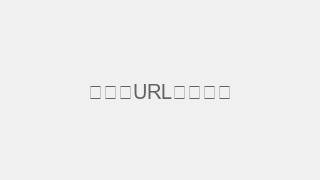

Python code for this plot:
"""
創建預設縮圖圖片
"""
from PIL import Image, ImageDraw, ImageFont
import os
import sys

def create_default_thumbnail():
    """創建一個預設的縮圖圖片，顯示 YouTube 標誌和提示文字"""
    # 圖片尺寸
    width, height = 320, 180
    
    # 創建一個灰色背景的圖片
    img = Image.new('RGB', (width, height), color=(240, 240, 240))
    draw = ImageDraw.Draw(img)
    
    # 繪製文字
    text = "顯示該URL影片縮圖"
    
    # 嘗試加載字體（如果失敗則使用默認字體）
    try:
        # 注意：這裡我們使用相對路徑，實際使用時可能需要調整
        font = ImageFont.truetype("arial.ttf", 20)
    except IOError:
        font = ImageFont.load_default()
    
    # 獲取文字尺寸
    text_width, text_height = draw.textbbox((0, 0), text, font=font)[2:4]
    
    # 居中繪製文字
    position = ((width - text_width) // 2, (height - text_height) // 2)
    draw.text(position, text, fill=(100, 100, 100), font=font)
    
    # 保存圖片
    img_path = os.path.join(os.path.dirname(__file__), "default_thumbnail.png")
    img.save(img_path)
    print(f"預設縮圖已創建：{img_path}")
    
    return img_path

if __name__ == "__main__":
    create_default_thumbnail()
